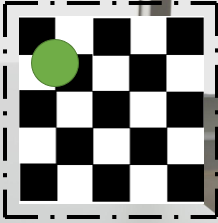
#> input picture findlazer2.png, 218 x 223 px
$ jupyter execute 2Dlocalize_test.ipynb
#> lines starting #> are read from the running program, lines starting #| are printed output that depends on the picture; after the words box and inside, x2 and y2 are one past the last pixel; in counts of white or black regions, pixels touching at a corner belong together
[cell 1]
import numpy as np
import cv2
import glob

[cell 2]
img_bgr = cv2.imread('findlazer2.png')                  # read rgb file
#> img_bgr is the input picture: shape (223, 218, 3); mean B, G, R 134.9, 139, 136.7
img_hsv = cv2.cvtColor(img_bgr, cv2.COLOR_BGR2HSV)      # transform to HSV
#> img_hsv: shape (223, 218, 3); mean H, S, V 9.2, 6.8, 139.1
img_bgr2  = img_bgr.copy()
greenLower = (29, 86, 6)
greenUpper = (64, 255, 255)
img_flag = cv2.inRange(img_hsv, greenLower, greenUpper)       # red flag
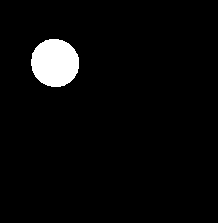
#> img_flag: shape (223, 218); 3.8% white; 1 white region, box (x1, y1, x2, y2) and area: (31, 39, 79, 87) 1824

## 形态学滤波
img_morph = img_flag.copy()                             # copy
cv2.erode(img_morph, (3,3), img_morph, iterations= 3)   # erode
cv2.dilate(img_morph, (3,3), img_morph, iterations= 3)  # dilate
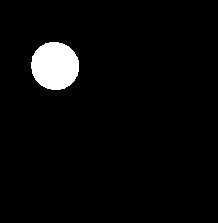
#> img_morph: shape (223, 218); 3.8% white; 1 white region

[cell 3]
cnts, _ = cv2.findContours(img_morph, cv2.RETR_TREE, cv2.CHAIN_APPROX_SIMPLE)
#> cnts = 1 contour; box (x1, y1, x2, y2) and area: (31, 42, 79, 90) 1756
cnts_sort = sorted(cnts, key= cv2.contourArea, reverse= True)
#> cnts_sort has the same summary as cnts
box = cv2.minAreaRect(cnts_sort[0])
#> box = ((54.5, 65.5), (47, 47), -90)
points = np.int0(cv2.boxPoints(box))
#> points = [[78, 89], [31, 89], [31, 42], [78, 42]]

cen_v = (points[0,0] + points[2,0]) / 2
#> cen_v = 54.5
cen_h = (points[0,1] + points[2,1]) / 2
#> cen_h = 65.5
rows, cols = img_bgr.shape[:2]
#> rows = 223; cols = 218
print ('Size: (' + str(cols) + ', ' + str(rows) + ')')
#| Size: (218, 223)
print ('Centroid: (' + str(cen_h) + ', ' + str(cen_v) + ')')
#| Centroid: (65.5, 54.5)

cv2.drawContours(img_bgr, [points], -1, (255,0,0), 2)
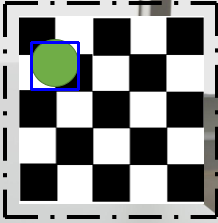
#> img_bgr: shape (223, 218, 3); 1.15% of pixels changed, all inside (x1, y1, x2, y2) = (30, 41, 80, 91)
